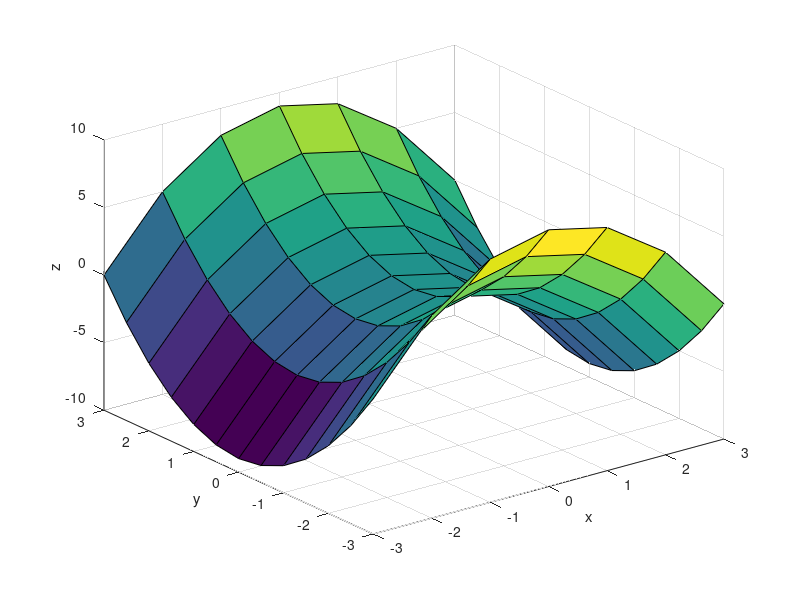

The MATLAB source for this figure:
domain_x = [-3:1:3];
domain_y = [-3:0.5:3];
[X,Y] = meshgrid(domain_x, domain_y);
Z = Y.^2-X.^2;
surf(X, Y, Z); 
xlabel('x');ylabel('y');zlabel('z'); 
